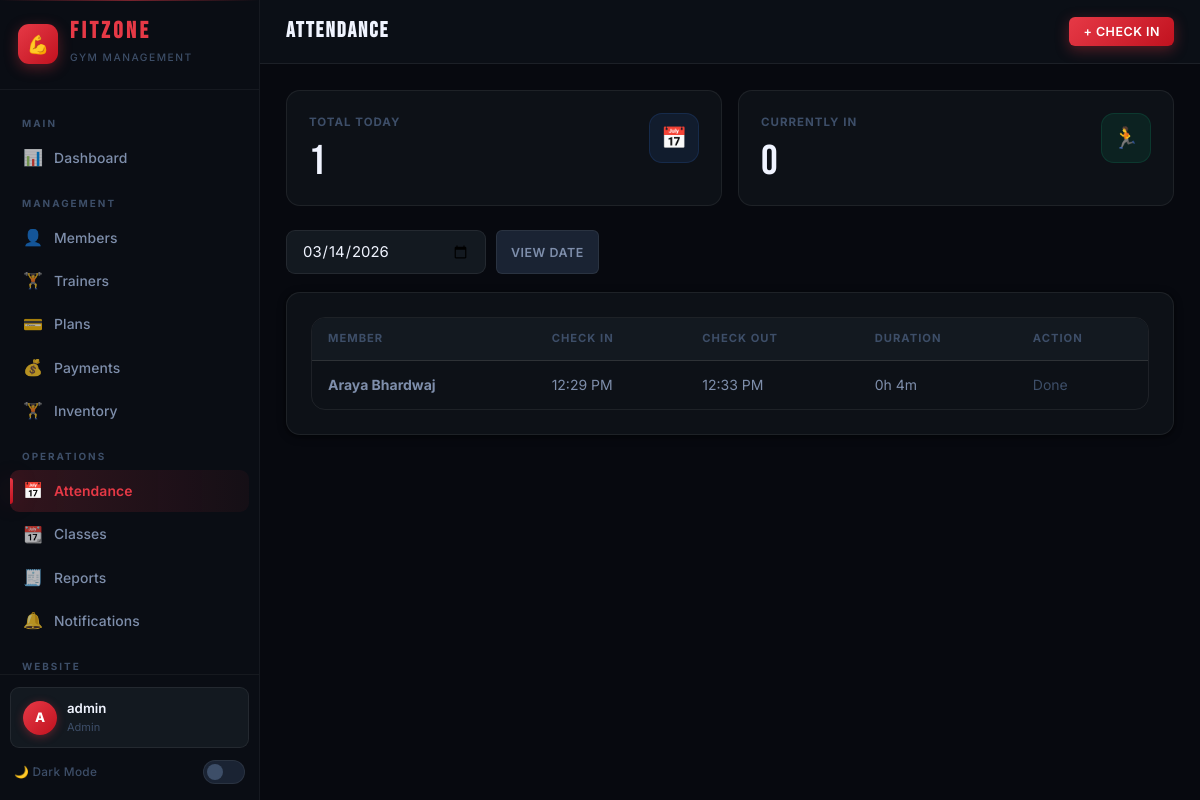
The page /pages/admin/attendance.php?date=2026-03-14 (signed in) on the database its author committed.
### tables this page shows
CREATE TABLE `attendance` (
  `id` int(11) NOT NULL,
  `member_id` int(11) NOT NULL,
  `check_in` datetime NOT NULL,
  `check_out` datetime DEFAULT NULL,
  `date` date NOT NULL,
  `created_at` timestamp NOT NULL DEFAULT current_timestamp()
);

CREATE TABLE `members` (
  `id` int(11) NOT NULL,
  `user_id` int(11) NOT NULL,
  `first_name` varchar(50) NOT NULL,
  `last_name` varchar(50) NOT NULL,
  `phone` varchar(20) NOT NULL,
  `email` varchar(100) NOT NULL,
  `address` text DEFAULT NULL,
  `age` int(11) DEFAULT NULL,
  `gender` enum('male','female','other') DEFAULT 'male',
  `weight` decimal(5,2) DEFAULT NULL,
  `height` decimal(5,2) DEFAULT NULL,
  `photo` varchar(255) DEFAULT NULL,
  `emergency_contact_name` varchar(100) DEFAULT NULL,
  `emergency_contact_phone` varchar(20) DEFAULT NULL,
  `join_date` date NOT NULL,
  `status` enum('active','inactive','expired') DEFAULT 'active',
  `assigned_trainer_id` int(11) DEFAULT NULL,
  `created_at` timestamp NOT NULL DEFAULT current_timestamp(),
  `updated_at` timestamp NOT NULL DEFAULT current_timestamp() ON UPDATE current_timestamp()
);

### includes/config.php (called while the page is built, shortened)
<?php
$conn = new mysqli(DB_HOST, DB_USER, DB_PASS, DB_NAME);
$conn->set_charset("utf8mb4");
function sanitize($data) {
    global $conn;
    return $conn->real_escape_string(htmlspecialchars(trim($data)));
}
?>

### pages/admin/attendance.php (the view, shortened to what this page needs)
<?php
require_once '../../includes/auth.php';
$dateFilter = isset($_GET['date']) ? sanitize($_GET['date']) : date('Y-m-d');
$attendance = $conn->query("
    SELECT a.*, m.first_name, m.last_name
    FROM attendance a
    JOIN members m ON a.member_id = m.id
    WHERE a.date = '$dateFilter'
    ORDER BY a.check_in DESC
");
$todayCount = $conn->query("SELECT COUNT(DISTINCT member_id) as cnt FROM attendance WHERE date = '$dateFilter'")->fetch_assoc()['cnt'];
$stillIn = $conn->query("SELECT COUNT(*) as cnt FROM attendance WHERE date = '$dateFilter' AND check_out IS NULL")->fetch_assoc()['cnt'];
?>
<!DOCTYPE html>
<?php $__theme = $_COOKIE["fitzone_theme"] ?? "dark"; ?>
<html lang="en" data-theme="<?= htmlspecialchars($__theme) ?>">
<head>
    <link rel="stylesheet" href="../../assets/css/style.css">
</head>
<body>
    <div class="app-layout">
        <?php include '../../includes/sidebar.php'; ?>
        <div class="main-content">
            <header class="top-header">
                <h2 class="page-title">ATTENDANCE</h2>
                <div class="top-header-actions">
                    <button class="btn btn-primary btn-sm" onclick="openModal('checkInModal')">+ Check In</button>
                </div>
            </header>
            <div class="page-content">
                <div class="stats-grid" style="grid-template-columns: repeat(auto-fit, minmax(200px, 1fr));">
                    <div class="stat-card blue">
                        <div class="stat-info"><h4>Total Today</h4><div class="stat-number"><?= $todayCount ?></div></div>
                        <div class="stat-icon">📅</div>
                    </div>
                    <div class="stat-card green">
                        <div class="stat-info"><h4>Currently In</h4><div class="stat-number"><?= $stillIn ?></div></div>
                        <div class="stat-icon">🏃</div>
                    </div>
                </div>
                <form method="GET" class="search-bar">
                    <input type="date" name="date" class="form-control" value="<?= $dateFilter ?>" style="max-width:200px;">
                    <button type="submit" class="btn btn-secondary btn-sm">View Date</button>
                </form>
                <div class="card">
                    <div class="table-container">
                        <table class="data-table">
                            <thead>
                                <tr>
                                    <th>Member</th>
                                    <th>Check In</th>
                                    <th>Check Out</th>
                                    <th>Duration</th>
                                    <th>Action</th>
                                </tr>
                            </thead>
                            <tbody>
                                <?php if ($attendance->num_rows > 0): ?>
                                    <?php while ($a = $attendance->fetch_assoc()): ?>
                                        <tr>
                                            <td><strong><?= htmlspecialchars($a['first_name'] . ' ' . $a['last_name']) ?></strong></td>
                                            <td><?= date('h:i A', strtotime($a['check_in'])) ?></td>
                                            <td>
                                                <?= $a['check_out'] ? date('h:i A', strtotime($a['check_out'])) : '<span class="badge-status badge-active">Still In</span>' ?>
                                            </td>
                                            <td>
                                                <?php if ($a['check_out']): ?>
                                                    <?php
                                                    $diff = strtotime($a['check_out']) - strtotime($a['check_in']);
                                                    echo floor($diff/3600) . 'h ' . floor(($diff%3600)/60) . 'm';
                                                    ?>
                                                <?php else: ?>-<?php endif; ?>
                                            </td>
                                            <td>
                                                <?php if (!$a['check_out']): ?>
                                                    <form method="POST" style="display:inline;">
                                                        <input type="hidden" name="action" value="checkout">
                                                        <input type="hidden" name="attendance_id" value="<?= $a['id'] ?>">
                                                        <button type="submit" class="btn btn-sm btn-warning">Check Out</button>
                                                    </form>
                                                <?php else: ?>
                                                    <span class="text-muted">Done</span>
                                                <?php endif; ?>
                                            </td>
                                        </tr>
                                    <?php endwhile; ?>
                                <?php else: ?>
                                    <tr><td colspan="5" class="text-center text-muted">No attendance records for this date</td></tr>
                                <?php endif; ?>
                            </tbody>
                        </table>
                    </div>
                </div>
            </div>
        </div>
    </div>
</body>
</html>

### rows shown on the page
attendance: member.last_name "Araya Bhardwaj", check_in "12:29 PM", check_out "12:33 PM", floor($diff/3600) "0", floor(($diff%3600)/60) "4", shows "Done"

### other values the page prints
substr($_SESSION['username'] ?? 'U', 0, 1) "A"
$_SESSION['username'] "admin"
$_SESSION['role'] "Admin"
$todayCount "1"
$stillIn "0"
